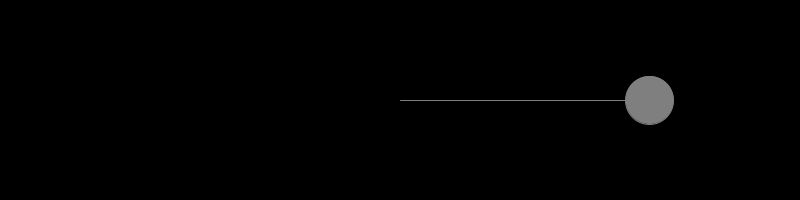
Frame 1 (no input)
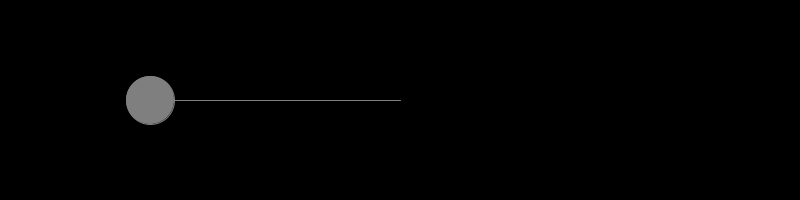
Frame 60 (the mouse pressed at the canvas centre just before this capture)
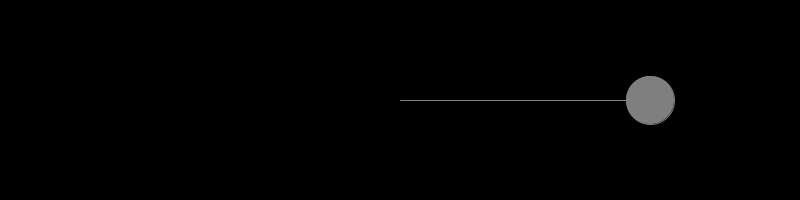
Frame 120 (the mouse held since frame 60 and released just before this capture)

The Processing sketch that drew these frames (run headless with seeded random() and noise(); from frame 60 on, the mouse is pressed at the canvas centre):

// Processing sketch: simpleHarmonicMotion
// ── simpleHarmonicMotion.pde
//periodo es el tiempo que tarda en cumplirse un ciclo. Esta definido en FPS. Por lo pronto
//aca el periodo sera de 120 FPS. Equivale a 2 segundos
float period = 120;
//la amplitud es la distancia entre el centro de la animacion a un extremo. Por lo pronto,
//la oscilación será entre el centro y 5o pixeles hacia un lado, y 50 pixeles hacia el otro
float amplitude = 250;
  

void setup() {
  size(800,200);
}

void draw() {
  background(0);
  //la formula para calcula Simple Harmonic Motion
  float x = amplitude * cos(TWO_PI * frameCount / period);  
  noStroke();
  fill(127);
  translate(width/2,height/2);
  stroke(127);
  line(0,0,x,0);
  ellipse(x,0,48,48);
}
